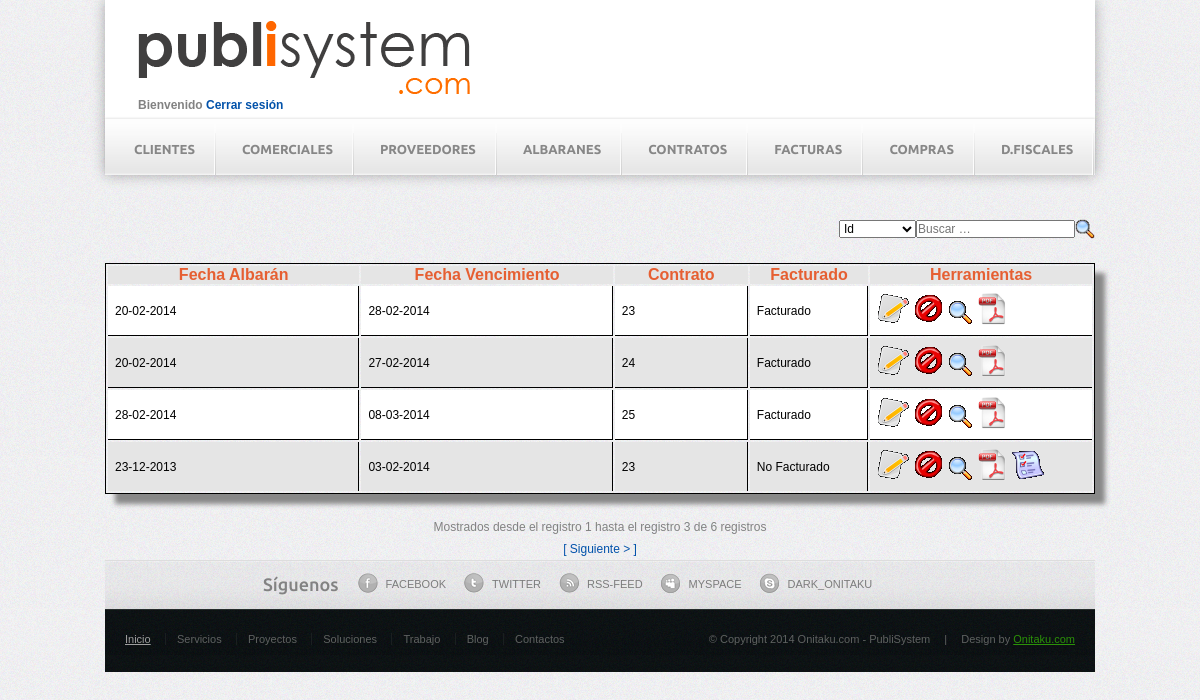
The app's page /albaranes/listado.php with its own data.
### tables this page shows
CREATE TABLE IF NOT EXISTS `albaranes` (
  `id` int(11) NOT NULL AUTO_INCREMENT,
  `fecha_albaran` date DEFAULT NULL,
  `fecha_vencimiento` date DEFAULT NULL,
  `facturado` varchar(20) DEFAULT NULL,
  `fk_contrato` int(11) DEFAULT NULL,
  `nvencimiento` int(11) DEFAULT NULL,
  PRIMARY KEY (`id`)
);

### albaranes/listado.php (the view, shortened to what this page needs)
<?php
	include('../header.php');
 ?>
<div class="search">
    <table id="busquedas" name="busquedas" border="0" cellpadding="5" cellspacing="0">
                            <form action="listado.php" method="post">
                              <tr>
                                <td>
                                  <select id='buscar' name='buscar' >
                                    <option value="id">Id</option>
                                  </select></td>
                                <td  align="right"><input type="text" id="clave" name="clave"  value="" placeholder="Buscar …"></td>
                                <td  align="right"><input id="lupa" type="image" style="width: 20px;" src="../lupa.png" title="Buscar"></td>
                              </tr>
                            </form>
                          </table>
    </div><br><br>
    <form name="formRegistros" action="" method="post">
    <center>
    <table class="CSSTableGenerator">
    	<tr>
        	<th width="170px" scope="col">Fecha Albarán</th>
            <th width="170px" scope="col">Fecha Vencimiento</th>
            <th width="90px" scope="col">Contrato</th>
            <th width="80px" scope="col">Facturado</th>
            <th width="150px" scope="col">Herramientas</th>
        </tr>
            <?php
                $buscar = "";
                $clave = "";
                if($buscar != "" && $clave != ""){
                    $labusqueda = true;
                }
                else{
                    $labusqueda = false;
                }
                if($labusqueda == true)
                {
                    $consulta = "SELECT * from albaranes where ";
                    switch($buscar)
                    {
                        case 'Id':	$consulta .= " id like '%".$clave."%'";
                                        break;
                        case 'Facturado': $consulta .= " facturado like '%".$clave."%'";
                                         break;
                        case 'F.Albaran': $consulta .= " fecha_albaran like '%".$clave."%'";
                                         break;
                    }
                    $labusqueda = false;
                }
                else
                {
                    $consulta = "SELECT * from albaranes";
                    $resultado = mysql_query($consulta);
                    $cantidad = 4;
                    $registros = mysql_num_rows($resultado);
                    $paginas = ceil($registros/$cantidad);
                    if(!isset($_GET['pag'])){
                        $pag_actual = 1;
                    }
                    else{
                        $pag_actual = $_GET['pag'];
                    }
                    if($pag_actual == 1){
                        $desde = 0;
                    }
                    else{
                        $desde = $pag_actual * $cantidad - $cantidad;
                    }
                    $consulta = $consulta." LIMIT $desde, $cantidad";
                }
                $resultado = mysql_query($consulta);
                while($row = mysql_fetch_array($resultado))
                {
        ?>
    	<tr>
        	<td>
                <?php
                    $date = str_replace('/', '-', $row['fecha_albaran']);
                    $falbaran = date('d-m-Y', strtotime($date));
                    echo $falbaran;
                ?>
            </td>
        	<td>
                <?php
                    $date = str_replace('/', '-', $row['fecha_vencimiento']);
                    $fvenc = date('d-m-Y', strtotime($date));
                    echo $fvenc;
                ?>
            </td>
            <td><?php echo $row['fk_contrato']?></td>
            <td><?php echo $row['facturado']?></td>
            <td>
                <a href="editar.php?id=<?php echo $row['id']?>">
                    <img src="../editar1.png" title="Modificar"  border="0"></img>
                </a>
                <a href="eliminar.php?id=<?php echo $row['id']?>">
                    <img src="../borrar1.png" title="Borrar" hspace="5" border="0"></img>
                </a>
                <a href="detalle.php?id=<?php echo $row['id']?>">
                    <img src="../lupa.png" title="detalle" hspace="5" border="0"></img>
                </a>
                <a href="pdfOk.php?id=<?php echo $row['id']?>">
                    <img src="../pdf.png" title="PDF" hspace="5" border="0"></img>
                </a>
                <?php
                    if($row['facturado'] != "Facturado")
                    {
                ?>
                    <a href="facturar.php?id=<?php echo $row['id']?>"><img src='../factura.png' /></a></td>
                <?php
                    }
                ?>
            </td>
        </tr>
        <?php
			}
		?>
                	</table><br>
                            <?php
                            if(isset($desde))
                            {
								$registro_inicio = $desde + 1;
								$registro_fin = $registro_inicio + 2;
								echo "<p id='mostrados'>Mostrados desde el registro ".$registro_inicio."  hasta el registro ".$registro_fin." de ".$registros." registros</p>";
                            }
							?>
        <?php
			if($clave == "")
			{
	            if($pag_actual !=1 && $pag_actual != $paginas)
	            {
	               $pag_anterior = $pag_actual - 1;
	               echo "<a href='listado.php?pag=$pag_anterior'>[ < Anterior ]</a>";
	               $pag_siguiente = $pag_actual + 1;
	               echo "<a href='listado.php?pag=$pag_siguiente'>[ Siguiente > ]</a>";
	            }
	            else if($pag_actual == $paginas)
	            {
	              $pag_anterior = $pag_actual - 1;
	              echo "<a href='listado.php?pag=$pag_anterior'>[ < Anterior ]</a>";
	            }
	            else if($pag_actual ==1)
	            {
	              $pag_siguiente = $pag_actual + 1;
	              echo "<a href='listado.php?pag=$pag_siguiente'>[ Siguiente > ]</a>";
	            }
			}
		?>
     </form>
 <?php  include('../footer.php');  ?>

### css/style.css (style rules this page uses)
* { margin: 0; padding: 0; outline: 0; }
body, html { height: 100%; }
body { font-size: 12px; line-height: 22px; font-family: arial, sans-serif; color: #828282; background: url(images/body.png) repeat 0 0; min-width: 100%; }
a { color: #0252aa; text-decoration: none; cursor: pointer; }
a img { border: 0; }
input, textarea, select { font-size: 12px; font-family: arial, sans-serif; }
.search { float: right; }
.CSSTableGenerator { margin:0px;padding:0px; width:100%; box-shadow: 10px 10px 5px #888888; border:1px solid #000000; -moz-border-radius-bottomleft:0px; -webkit-border-bottom-left-radius:0px; border-bottom-left-radius:0px; -moz-border-radius-bottomright:0px; -webkit-border-bottom-right-radius:0px; border-bottom-right-radius:0px; -moz-border-radius-topright:0px; -webkit-border-top-right-radius:0px; border-top-right-radius:0px; -moz-border-radius-topleft:0px; -webkit-border-top-left-radius:0px; border-top-left-radius:0px; }
.CSSTableGenerator tr:last-child td:last-child { -moz-border-radius-bottomright:0px; -webkit-border-bottom-right-radius:0px; border-bottom-right-radius:0px; }
.CSSTableGenerator tr { color: rgba(229, 92, 46, 0.98) ; }
.CSSTableGenerator tr:last-child td:first-child { -moz-border-radius-bottomleft:0px; -webkit-border-bottom-left-radius:0px; border-bottom-left-radius:0px; }
.CSSTableGenerator tr:nth-child(odd) { background-color:#e5e5e5; }
.CSSTableGenerator tr:nth-child(even) { background-color:#ffffff; }
.CSSTableGenerator td { vertical-align:middle; border:1px solid #000000; border-width:0px 1px 1px 0px; text-align:left; padding:7px; font-size:12px; font-family:Arial; font-weight:normal; color:#000000; }
.CSSTableGenerator tr:last-child td { border-width:0px 1px 0px 0px; }
.CSSTableGenerator tr td:last-child { border-width:0px 0px 1px 0px; }
.CSSTableGenerator tr:last-child td:last-child { border-width:0px 0px 0px 0px; }

### records on screen
albaranes: fecha_albaran "20-02-2014", fecha_vencimiento "28-02-2014", fk_contrato "23", facturado "Facturado"
albaranes: fecha_albaran "20-02-2014", fecha_vencimiento "27-02-2014", fk_contrato "24", facturado "Facturado"
albaranes: fecha_albaran "28-02-2014", fecha_vencimiento "08-03-2014", fk_contrato "25", facturado "Facturado"
albaranes: fecha_albaran "23-12-2013", fecha_vencimiento "03-02-2014", fk_contrato "23", facturado "No Facturado"

### other values on screen
$registro_inicio "1"
$registro_fin "3"
$registros "6"
